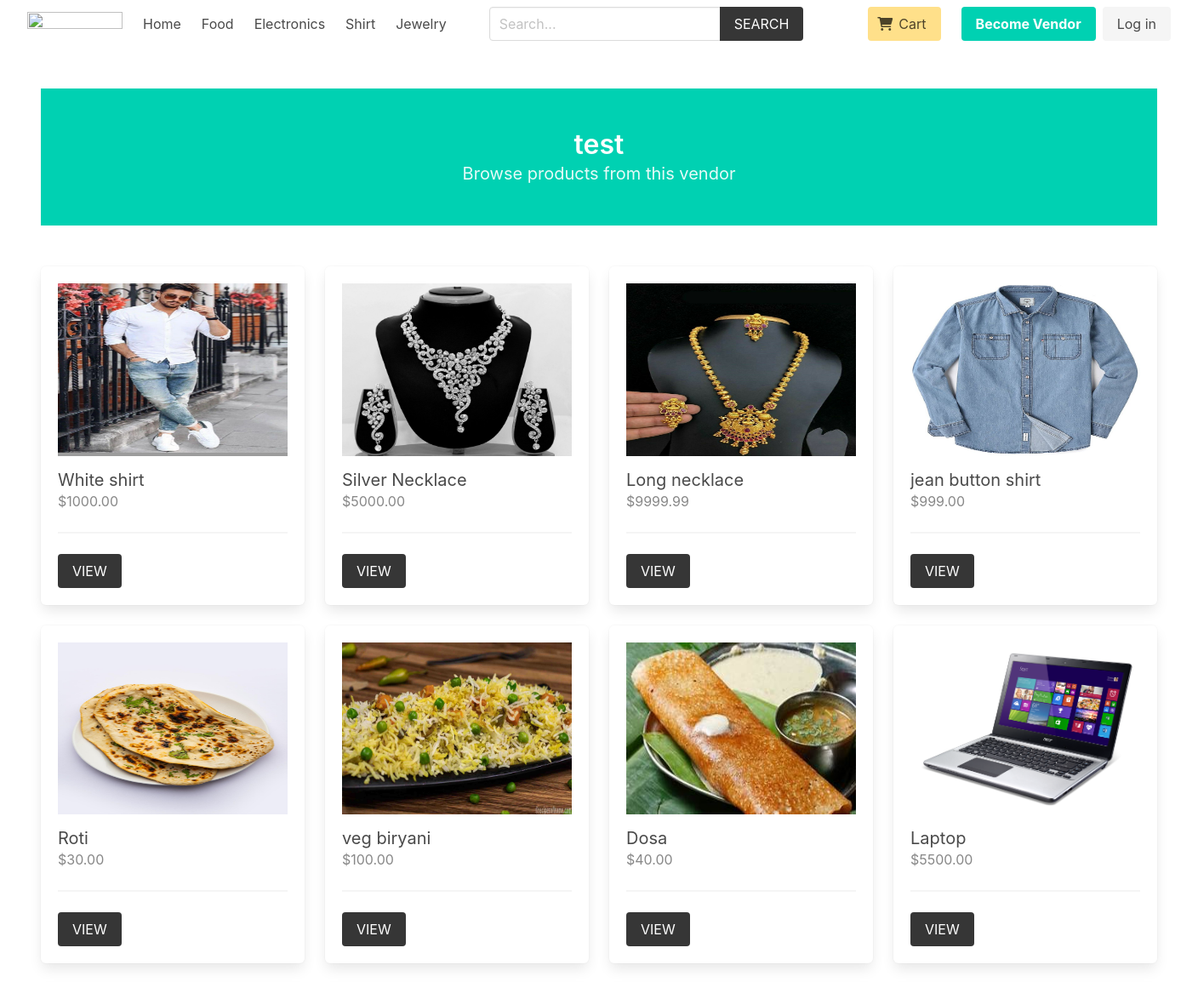
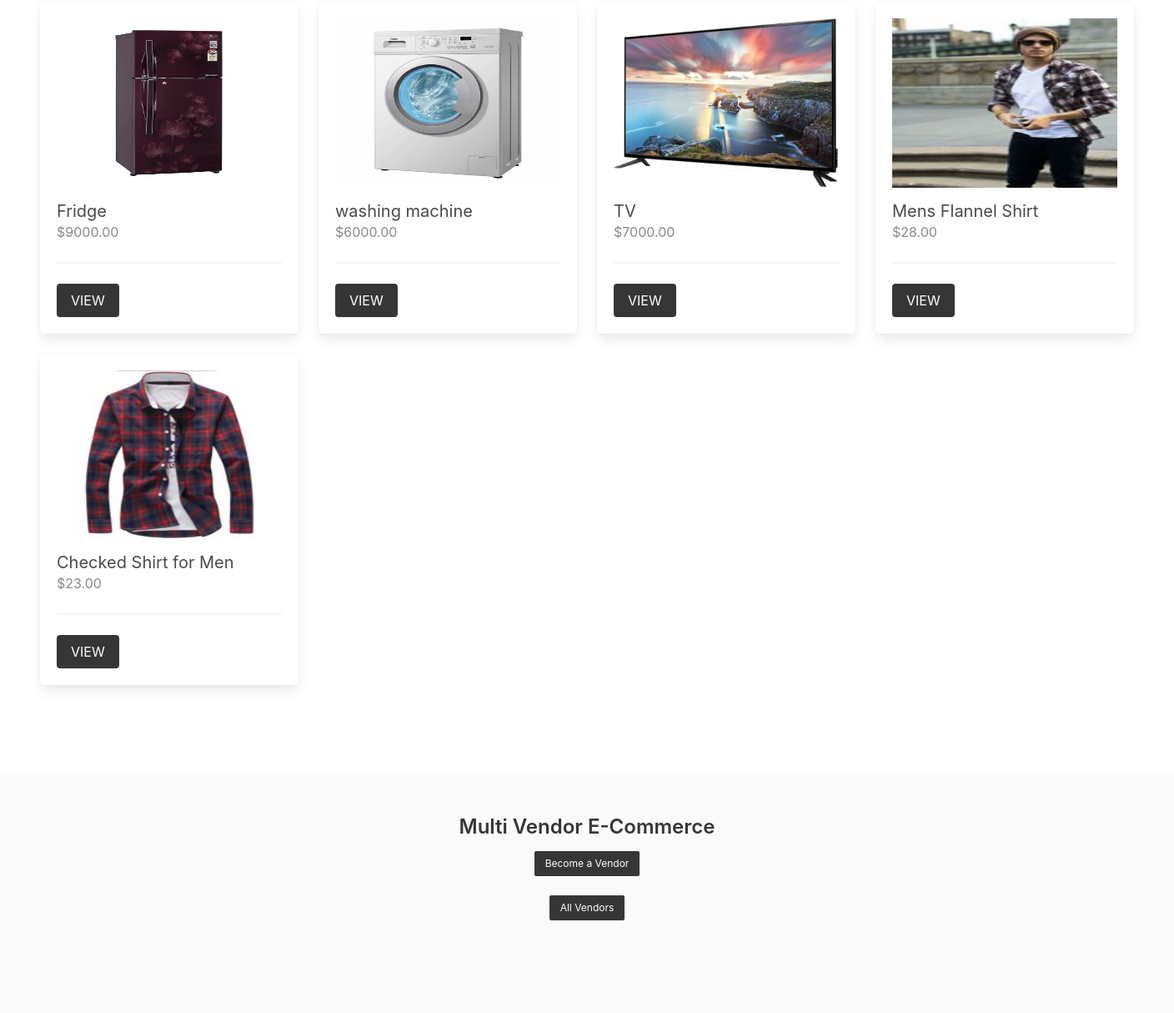
The page /vendor/3/ on the database its author committed (2 pictures, top to bottom).
### product/models.py (models this page shows, shortened)
class Category(models.Model):
    title = models.CharField(max_length=50)
    slug = models.SlugField(max_length=55)
    ordering = models.IntegerField(default=0)
    class Meta:
        ordering = ['ordering']

class Product(models.Model):
    category = models.ForeignKey(Category, related_name='products', on_delete=models.CASCADE)
    vendor = models.ForeignKey(Vendor, related_name="products", on_delete=models.CASCADE)
    title = models.CharField(max_length=50)
    slug = models.SlugField(max_length=55)
    description = models.TextField(blank=True, null=True)
    price = models.DecimalField(max_digits=6, decimal_places=2)
    added_date = models.DateTimeField(auto_now_add=True)
    image = models.ImageField(upload_to='uploads/', blank=True, null=True)
    thumbnail = models.ImageField(upload_to='uploads/', blank=True, null=True) # Change uploads to thumbnails
    class Meta:
        ordering = ['-added_date']
    def get_thumbnail(self):
        if self.thumbnail:
            return self.thumbnail.url

### vendor/models.py (models this page shows, shortened)
class Vendor(models.Model):
    name = models.CharField(max_length=255)
    created_at = models.DateTimeField(auto_now_add=True)
    created_by = models.OneToOneField(User, related_name='vendor', on_delete=models.CASCADE)
    class Meta:
        ordering = ['name']

### vendor/views.py (the view)
# urls.py: path('vendor/', include('vendor.urls')),
def vendor(request, vendor_id):
    vendor = get_object_or_404(Vendor, pk=vendor_id)
    return render(request, 'vendor/vendor.html', {'vendor': vendor})

### cart/cart.py (called while the page is built)
    def __len__(self):
        return sum(item['quantity'] for item in self.cart.values())

### cart/context_processors.py (called while the page is built)
def cart(request):
    return {'cart': Cart(request)}

### product/context_processors.py (called while the page is built)
def menu_categories(request):
    categories = Category.objects.all()
    return {'categories': categories}

### templates/vendor/vendor.html (shortened to what this page needs)
{% extends 'core/base.html' %}
{% block content %}
    <div class="hero is-primary">
        <div class="hero-body">
            <div class="container has-text-centered">
                <h1 class="title">{{vendor.name}}</h1>
                <p class="subtitle">Browse products from this vendor</p>
            </div>
        </div>
    </div>
    <div class="container mt-6">
        <div class="columns is-multiline mb-6">
            {% for product in vendor.products.all %}
                {% include 'product/parts/list_item.html' %}
            {% endfor %}
        </div>
    </div>
{% endblock content %}

### templates/core/base.html (shortened to what this page needs)
{% load static %}
<!DOCTYPE html>
<html lang="en">
<head>
    <link rel="stylesheet" href="https://cdn.jsdelivr.net/npm/bulma@0.9.2/css/bulma.min.css">
    <link rel="stylesheet" href="https://cdnjs.cloudflare.com/ajax/libs/font-awesome/6.0.0-beta3/css/all.min.css">
    <link rel="stylesheet" href="{% static 'css/main.css' %}">
</head>
<body>
    <div class="container">
        <nav class="navbar" role="navigation" aria-label="main navigation">
            <div class="navbar-brand">
                <a class="navbar-item" href="{% url 'core:home' %}">
                <img src="https://2.bp.blogspot.com/-mkVne3V2tzY/Xfo99c80KUI/AAAAAAAAD_c/9EbC4qu-fYAeVjLi3ONzRZ-osIW4H3qBACK4BGAYYCw/s1600/Vijay%2BThapa%2BLogo%2BHD.png" width="112" height="28">
                </a>
            </div>
            <div id="navbarBasicExample" class="navbar-menu">
                <div class="navbar-start">
                <a class="navbar-item" href="{% url 'core:home' %}">
                    Home
                </a>
                {% for category in categories %}
                    <a class="navbar-item" href="{% url 'product:category' category.slug %}">
                        {{category.title}}
                    </a>
                {% endfor %}
                </div>
                <div class="navbar-start">
                    <div class="navbar-item">
                        <form method="get" action="{% url 'product:search' %}">
                            <div class="field has-addons">
                                <div class="control">
                                    <input type="search" name="query" id="" class="input" placeholder="Search...">
                                </div>
                                <div class="control">
                                    <button class="button is-dark is-uppercase">Search</button>
                                </div>
                            </div>
                        </form>
                    </div>
                </div>
                <div class="navbar-end">
                <div class="navbar-item">
                    <a href="{% url 'cart:cart' %}" class="button is-warning">
                        <span class="icon">
                            <i class="fas fa-shopping-cart"></i>
                        </span>
                        <span>Cart {% if cart %}({{cart|length}}){% endif %}</span>
                    </a>
                </div>
                {% if request.user.is_authenticated %}
                <div class="navbar-item has-dropdown is-hoverable">
                    <a class="navbar-link is-capitalized">
                    {{user.vendor.name}}
                    </a>
                    <div class="navbar-dropdown">
                    <a class="navbar-item" href="{% url 'vendor:vendor-admin' %}">
                        <span class="icon"><i class="fas fa-user"></i></span>
                        <span>Profile</span>
                    </a>
                    <a class="navbar-item" href="{% url 'vendor:edit-vendor' %}">
                        <span class="icon"><i class="fas fa-edit"></i></span>
                        <span>Update Profile</span>
                    </a>
                    <a class="navbar-item" href="{% url 'vendor:add-product' %}">
                        <span class="icon"><i class="fas fa-plus"></i></span>
                        <span>Add Product</span>
                    </a>
                    <hr class="navbar-divider">
                    <a class="navbar-item" href="{% url 'vendor:logout' %}">
                        <span class="icon"><i class="fas fa-sign-out-alt"></i></span>
                        <span>Logout</span>
                    </a>
                    </div>
                </div>
                {% else %}
                <div class="navbar-item">
                    <div class="buttons">
                        <a class="button is-primary" href="{% url 'vendor:become-vendor' %}">
                            <strong>Become Vendor</strong>
                        </a>
                        <a class="button is-light" href="{% url 'vendor:login' %}">
                            Log in
                        </a>
                    </div>
                </div>
                {% endif %}
                </div>
            </div>
            </nav>
    </div>
    <section class="section">
        <div class="container">
            {% block content %}{% endblock content %}
        </div>
    </section>
    <footer class="footer">
        <div class="container">
            <div class="content has-text-centered">
                <h3 class="is-size-4 mb-4">Multi Vendor E-Commerce</h3>
                {% if request.user.is_authenticated %}
                    <a href="{% url 'vendor:vendor-admin' %}" class="button is-dark is-small">Vendor Admin</a>
                {% else %}
                    <a href="{% url 'vendor:become-vendor' %}" class="button is-dark is-small">Become a Vendor</a>
                {% endif %}
                <br>
                <a href="{% url 'vendor:vendors' %}" class="button is-dark is-small mt-2">All Vendors</a>
            </div>
        </div>
    </footer>
</body>
</html>

### templates/product/parts/list_item.html
<div class="column is-3 product-list-item">
    <div class="box">
        <figure class="image is-4by3 mb-4">
            <img src="{{ product.get_thumbnail }}" alt="{{product.title}}">
        </figure>
        <h2 class="subtitle">{{product.title}}</h2>
        <h3 class="price is-size-6 mb-5">${{product.price}}</h3>
        <hr>
        <a href="{% url 'product:product' product.category.slug product.slug %}" class="button is-dark is-uppercase">View</a>
    </div>
</div>

### core/static/css/main.css (style rules this page uses)
.footer a { margin-bottom: 15px; display: inline-block; color: #444; }
.product-list-item .box .subtitle { margin-bottom: 0; }
.product-list-item .box .price { color: #888; }

### rows shown on the page
Category: title "Food"
Category: title "Electronics"
Category: title "Shirt"
Category: title "Jewelry"
Vendor: name "test"
Product: get_thumbnail (picture), title "White shirt", price "1000.00"
Product: get_thumbnail (picture), title "Silver Necklace", price "5000.00"
Product: get_thumbnail (picture), title "Long necklace", price "9999.99"
Product: get_thumbnail (picture), title "jean button shirt", price "999.00"
Product: get_thumbnail (picture), title "Roti", price "30.00"
Product: get_thumbnail (picture), title "veg biryani", price "100.00"
Product: get_thumbnail (picture), title "Dosa", price "40.00"
Product: get_thumbnail (picture), title "Laptop", price "5500.00"
Product: get_thumbnail (picture), title "Fridge", price "9000.00"
Product: get_thumbnail (picture), title "washing machine", price "6000.00"
Product: get_thumbnail (picture), title "TV", price "7000.00"
Product: get_thumbnail (picture), title "Mens Flannel Shirt", price "28.00"
Product: get_thumbnail (picture), title "Checked Shirt for Men", price "23.00"
